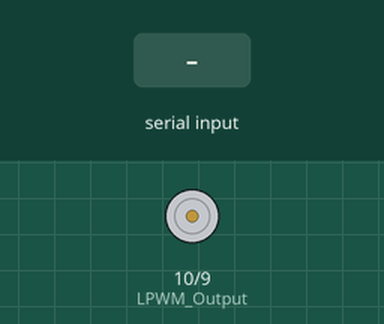
The sketch below on a simulated Arduino Uno, built with avr-gcc and run on an emulated ATmega328P. Parts: motor-driver pin pairs drawn as motors (green arrow = first pin HIGH = forward, orange = second pin HIGH = backward, longer = more drive). The inputs (shaded band) are chosen by the test bench.

Above: at 1.2 s.
1.3 s: "forward\n" received over Serial
At 1.9 s:
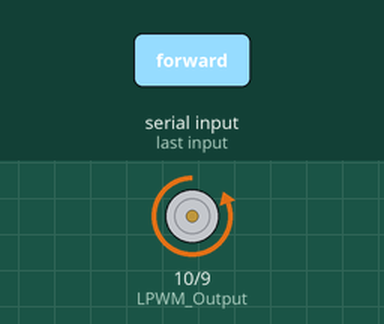
2.8 s: "reverse\n" received over Serial
At 4.0 s:
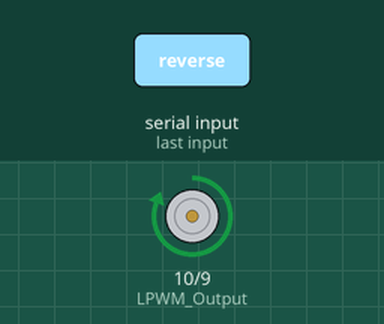
4.3 s: "stop\n" received over Serial
At 5.3 s:
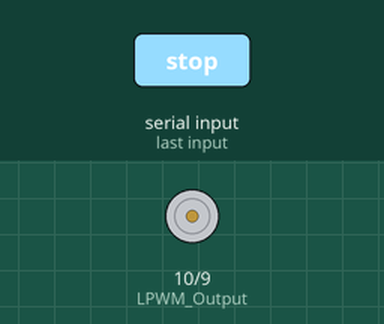
Timing chart, 0 to 7.3 s (numbered marks = the images above; inputs shaded):
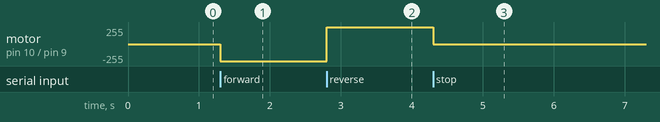

Measured:
- after the input at 1.3 s, motor on pin 10 (LPWM_Output) / pin 9 (RPWM_Output): stopped → backward 255/255 at once
- after the input at 2.8 s, motor on pin 10 (LPWM_Output) / pin 9 (RPWM_Output): backward 255/255 → forward 255/255 at once
- after the input at 4.3 s, motor on pin 10 (LPWM_Output) / pin 9 (RPWM_Output): forward 255/255 → stopped at once

The sketch:

dc_test.ino
```cpp
/*
IBT-2 Motor Control Board driven by Arduino.

Speed and direction controlled by a potentiometer attached to analog input 0.
One side pin of the potentiometer (either one) to ground; the other side pin to +5V

Connection to the IBT-2 board:
IBT-2 pin 1 (RPWM) to Arduino pin 5(PWM)
IBT-2 pin 2 (LPWM) to Arduino pin 6(PWM)
IBT-2 pins 3 (R_EN), 4 (L_EN), 7 (VCC) to Arduino 5V pin
IBT-2 pin 8 (GND) to Arduino GND
IBT-2 pins 5 (R_IS) and 6 (L_IS) not connected
*/

int RPWM_Output = 9; // Arduino PWM output pin 5; connect to IBT-2 pin 1 (RPWM)
int LPWM_Output = 10; // Arduino PWM output pin 6; connect to IBT-2 pin 2 (LPWM)
int speed = 255;

void setup()
{
  pinMode(RPWM_Output, OUTPUT);
  pinMode(LPWM_Output, OUTPUT);

  Serial.begin(57600);
}

void loop()
{
  if (Serial.available() > 0) {
    String command = Serial.readStringUntil('\n'); // Read the incoming serial data
    command.trim(); // Remove leading and trailing white spaces

    if (command.equals("forward")) {
      // Forward rotation
      int forwardPWM = speed;
      analogWrite(RPWM_Output, forwardPWM);
      analogWrite(LPWM_Output, 0);
    } else if (command.equals("reverse")) {
      // Reverse rotation
      int reversePWM = speed;
      analogWrite(LPWM_Output, reversePWM);
      analogWrite(RPWM_Output, 0);
    }
    else if (command.equals("stop")) {
      // stop rotation
      analogWrite(LPWM_Output, 0);
      analogWrite(RPWM_Output, 0);
    }
  }
}
```
